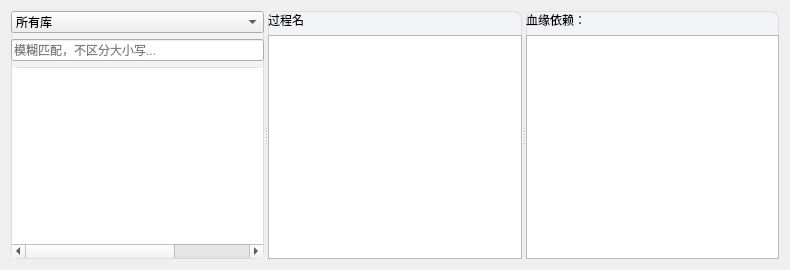
      <widget class="QWidget" name="tab_proc">
       <property name="styleSheet">
        <string notr="true">#widget_2_1,#widget_2_2,#widget_2_3 {
  background-color: rgb(241, 243, 246); /* rgb(237, 246, 248) */
  border: 1px solid rgb(220, 220, 220); /* 边框宽度、样式和颜色 */
  border-radius: 8px; /*圆角度*/
 }</string>
       </property>
       <layout class="QHBoxLayout" name="horizontalLayout_10">
        <item>
         <widget class="QSplitter" name="splitter_procedure">
          <property name="orientation">
           <enum>Qt::Horizontal</enum>
          </property>
          <widget class="QWidget" name="widget_2_1" native="true">
           <layout class="QVBoxLayout" name="verticalLayout_7">
            <item>
             <widget class="EditableComboBox" name="cbb_find_procedure">
              <property name="maxVisibleItems">
               <number>20</number>
              </property>
              <item>
               <property name="text">
                <string>所有库</string>
               </property>
              </item>
              <item>
               <property name="text">
                <string>当前库</string>
               </property>
              </item>
             </widget>
            </item>
            <item>
             <widget class="LineEdit" name="edt_find_procedure">
              <property name="placeholderText">
               <string>模糊匹配，不区分大小写...</string>
              </property>
             </widget>
            </item>
            <item>
             <widget class="TableWidget" name="tbw_procedure">
              <property name="focusPolicy">
               <enum>Qt::NoFocus</enum>
              </property>
              <property name="styleSheet">
               <string notr="true">QTableWidget {
  border: 1px solid rgb(220, 220, 220); /* 边框宽度、样式和颜色 */
  border-radius: 8px; /*圆角度*/
 }

QTableWidget::item:selected {
  background-color: rgb(225, 227, 230);  /*rgb(0, 159, 170) (225, 227, 230)*/
  border-radius: 3px; /*圆角度*/
}</string>
              </property>
              <property name="autoScroll">
               <bool>false</bool>
              </property>
              <property name="editTriggers">
               <set>QAbstractItemView::NoEditTriggers</set>
              </property>
              <property name="selectionMode">
               <enum>QAbstractItemView::ExtendedSelection</enum>
              </property>
              <property name="selectionBehavior">
               <enum>QAbstractItemView::SelectRows</enum>
              </property>
              <attribute name="horizontalHeaderVisible">
               <bool>false</bool>
              </attribute>
              <attribute name="verticalHeaderVisible">
               <bool>false</bool>
              </attribute>
              <column>
               <property name="text">
                <string>库</string>
               </property>
               <property name="textAlignment">
                <set>AlignLeading|AlignVCenter</set>
               </property>
              </column>
              <column>
               <property name="text">
                <string>类型</string>
               </property>
               <property name="textAlignment">
                <set>AlignLeading|AlignVCenter</set>
               </property>
              </column>
              <column>
               <property name="text">
                <string>过程名</string>
               </property>
               <property name="textAlignment">
                <set>AlignLeading|AlignVCenter</set>
               </property>
              </column>
             </widget>
            </item>
           </layout>
          </widget>
          <widget class="QWidget" name="widget_2_2" native="true">
           <layout class="QVBoxLayout" name="verticalLayout_8">
            <item>
             <widget class="BodyLabel" name="lab_procedure_name">
              <property name="text">
               <string>过程名</string>
              </property>
             </widget>
            </item>
            <item>
             <widget class="TextEdit" name="edt_procedure_body">
              <property name="lineWrapMode">
               <enum>QTextEdit::NoWrap</enum>
              </property>
              <property name="readOnly">
               <bool>true</bool>
              </property>
             </widget>
            </item>
           </layout>
          </widget>
          <widget class="QWidget" name="widget_2_3" native="true">
           <layout class="QVBoxLayout" name="verticalLayout_9">
            <item>
             <widget class="BodyLabel" name="lab_procedure_blood">
              <property name="text">
               <string>血缘依赖：</string>
              </property>
             </widget>
            </item>
            <item>
             <widget class="TextEdit" name="edt_procedure_blood">
              <property name="lineWrapMode">
               <enum>QTextEdit::NoWrap</enum>
              </property>
              <property name="readOnly">
               <bool>true</bool>
              </property>
             </widget>
            </item>
           </layout>
          </widget>
         </widget>
        </item>
       </layout>
      </widget>
